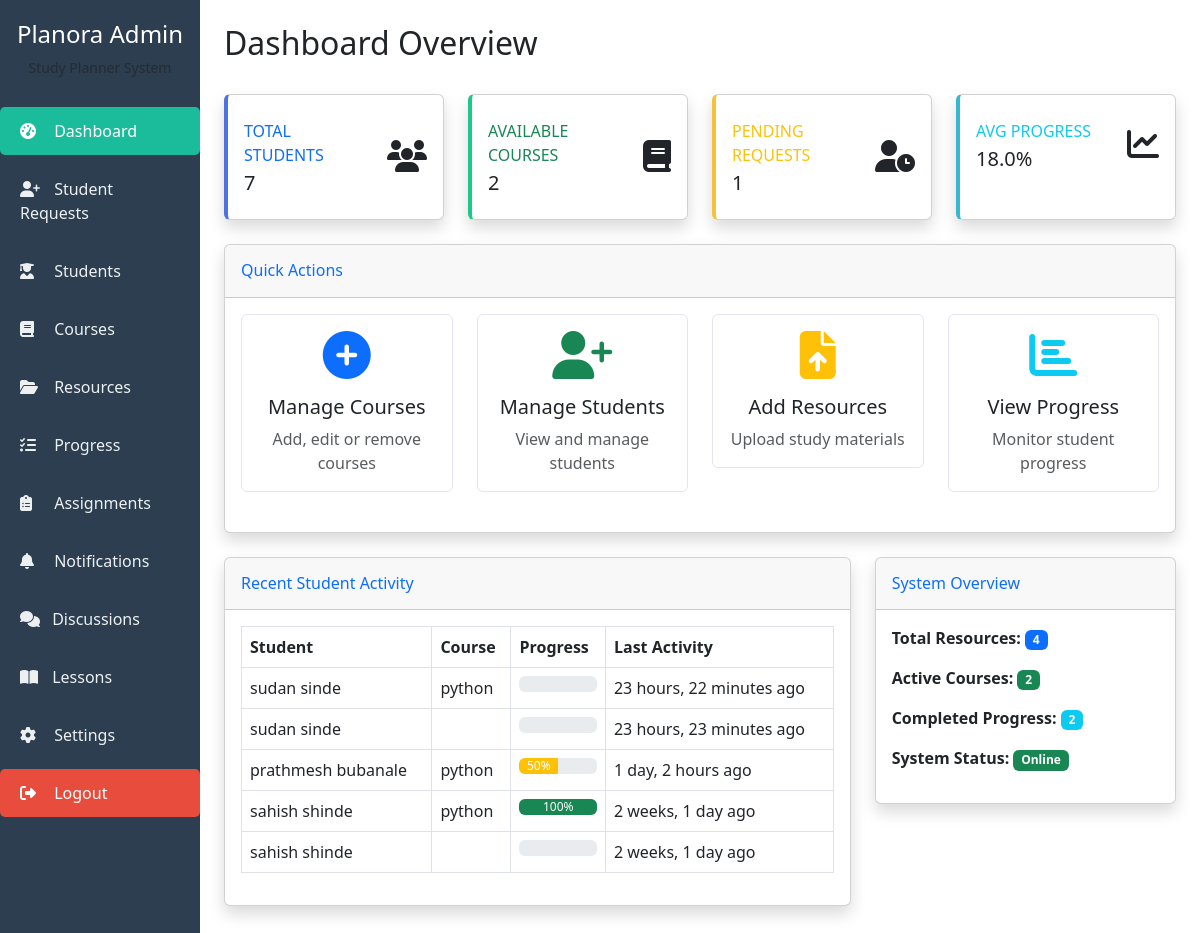
The page /admin_dashboard/ (signed in) on the database its author committed.
### core/models.py (models this page shows, shortened)
class Progress(models.Model):
    student = models.ForeignKey(StudentProfile, on_delete=models.CASCADE)
    course = models.ForeignKey(Course, on_delete=models.CASCADE, null=True, blank=True)
    percentage = models.IntegerField(default=0)
    completed_lessons = models.IntegerField(default=0)
    total_lessons = models.IntegerField(default=10)
    last_activity = models.DateTimeField(auto_now=True)
    notes = models.TextField(blank=True, null=True)
    class Meta:
        unique_together = ['student', 'course']

class StudentProfile(models.Model):
    user = models.OneToOneField(User, on_delete=models.CASCADE)
    age = models.PositiveIntegerField()
    mobile = models.CharField(max_length=10)
    courses = models.ManyToManyField(Course, blank=True)

class Course(models.Model):
    name = models.CharField(max_length=100)
    description = models.TextField(blank=True, null=True)

### core/views.py (the view)
# urls.py: path('admin_dashboard/', views.admin_dashboard, name='admin_dashboard'),
@login_required
def admin_dashboard(request):
    if not request.user.is_staff and not request.user.is_superuser:
        messages.error(request, "Access denied!")
        return redirect('home')
    pending_requests_count = StudentRequest.objects.filter(is_approved=False).count()
    total_students = StudentProfile.objects.count()
    total_courses = Course.objects.count()
    total_resources = Resource.objects.count()
    all_progress = Progress.objects.all()
    if all_progress.exists():
        avg_progress = round(all_progress.aggregate(Avg('percentage'))['percentage__avg'], 1)
    else:
        avg_progress = 0
    recent_progress = Progress.objects.select_related('student__user', 'course').order_by('-last_activity')[:5]
    context = {
        'pending_requests': pending_requests_count,
        'total_students': total_students,
        'total_courses': total_courses,
        'total_resources': total_resources,
        'avg_progress': avg_progress,
        'active_courses': total_courses,  # Assuming all courses are active
        'completed_progress': Progress.objects.filter(percentage=100).count(),
        'recent_progress': recent_progress,
    }
    return render(request, 'admin_panel/admin_dashboard.html', context)

### core/templates/admin_panel/admin_dashboard.html (shortened to what this page needs)
{% extends 'admin_panel/base_admin.html' %}
{% load static %}
{% block page_title %}Dashboard Overview{% endblock %}
{% block content %}
<div class="row">
    <div class="col-xl-3 col-md-6 mb-4">
        <div class="card border-left-primary shadow h-100 py-2">
            <div class="card-body">
                <div class="row no-gutters align-items-center">
                    <div class="col mr-2">
                        <div class="text-xs font-weight-bold text-primary text-uppercase mb-1">
                            Total Students</div>
                        <div class="h5 mb-0 font-weight-bold text-gray-800">{{ total_students|default:"0" }}</div>
                    </div>
                    <div class="col-auto">
                        <i class="fas fa-users fa-2x text-gray-300"></i>
                    </div>
                </div>
            </div>
        </div>
    </div>
    <div class="col-xl-3 col-md-6 mb-4">
        <div class="card border-left-success shadow h-100 py-2">
            <div class="card-body">
                <div class="row no-gutters align-items-center">
                    <div class="col mr-2">
                        <div class="text-xs font-weight-bold text-success text-uppercase mb-1">
                            Available Courses</div>
                        <div class="h5 mb-0 font-weight-bold text-gray-800">{{ total_courses|default:"0" }}</div>
                    </div>
                    <div class="col-auto">
                        <i class="fas fa-book fa-2x text-gray-300"></i>
                    </div>
                </div>
            </div>
        </div>
    </div>
    <div class="col-xl-3 col-md-6 mb-4">
        <div class="card border-left-warning shadow h-100 py-2">
            <div class="card-body">
                <div class="row no-gutters align-items-center">
                    <div class="col mr-2">
                        <div class="text-xs font-weight-bold text-warning text-uppercase mb-1">
                            Pending Requests</div>
                        <div class="h5 mb-0 font-weight-bold text-gray-800">{{ pending_requests|default:"0" }}</div>
                    </div>
                    <div class="col-auto">
                        <i class="fas fa-user-clock fa-2x text-gray-300"></i>
                    </div>
                </div>
            </div>
        </div>
    </div>
    <div class="col-xl-3 col-md-6 mb-4">
        <div class="card border-left-info shadow h-100 py-2">
            <div class="card-body">
                <div class="row no-gutters align-items-center">
                    <div class="col mr-2">
                        <div class="text-xs font-weight-bold text-info text-uppercase mb-1">
                            Avg Progress</div>
                        <div class="h5 mb-0 font-weight-bold text-gray-800">{{ avg_progress|default:"0" }}%</div>
                    </div>
                    <div class="col-auto">
                        <i class="fas fa-chart-line fa-2x text-gray-300"></i>
                    </div>
                </div>
            </div>
        </div>
    </div>
</div>
<div class="row">
    <div class="col-lg-12">
        <div class="card shadow mb-4">
            <div class="card-header py-3">
                <h6 class="m-0 font-weight-bold text-primary">Quick Actions</h6>
            </div>
            <div class="card-body">
                <div class="row">
                    <div class="col-lg-3 col-md-6 mb-4">
                        <a href="{% url 'admin_courses' %}" class="card action-card text-decoration-none">
                            <div class="card-body text-center">
                                <i class="fas fa-plus-circle fa-3x text-primary mb-3"></i>
                                <h5 class="card-title">Manage Courses</h5>
                                <p class="card-text text-muted">Add, edit or remove courses</p>
                            </div>
                        </a>
                    </div>
                    <div class="col-lg-3 col-md-6 mb-4">
                        <a href="{% url 'students' %}" class="card action-card text-decoration-none">
                            <div class="card-body text-center">
                                <i class="fas fa-user-plus fa-3x text-success mb-3"></i>
                                <h5 class="card-title">Manage Students</h5>
                                <p class="card-text text-muted">View and manage students</p>
                            </div>
                        </a>
                    </div>
                    <div class="col-lg-3 col-md-6 mb-4">
                        <a href="{% url 'resources' %}" class="card action-card text-decoration-none">
                            <div class="card-body text-center">
                                <i class="fas fa-file-upload fa-3x text-warning mb-3"></i>
                                <h5 class="card-title">Add Resources</h5>
                                <p class="card-text text-muted">Upload study materials</p>
                            </div>
                        </a>
                    </div>
                    <div class="col-lg-3 col-md-6 mb-4">
                        <a href="{% url 'student_progress' %}" class="card action-card text-decoration-none">
                            <div class="card-body text-center">
                                <i class="fas fa-chart-bar fa-3x text-info mb-3"></i>
                                <h5 class="card-title">View Progress</h5>
                                <p class="card-text text-muted">Monitor student progress</p>
                            </div>
                        </a>
                    </div>
                </div>
            </div>
        </div>
    </div>
</div>
<div class="row">
    <div class="col-lg-8">
        <div class="card shadow mb-4">
            <div class="card-header py-3">
                <h6 class="m-0 font-weight-bold text-primary">Recent Student Activity</h6>
            </div>
            <div class="card-body">
                <div class="table-responsive">
                    <table class="table table-bordered" width="100%" cellspacing="0">
                        <thead>
                            <tr>
                                <th>Student</th>
                                <th>Course</th>
                                <th>Progress</th>
                                <th>Last Activity</th>
                            </tr>
                        </thead>
                        <tbody>
                            {% for progress in recent_progress %}
                            <tr>
                                <td>{{ progress.student.user.get_full_name }}</td>
                                <td>{{ progress.course.name }}</td>
                                <td>
                                    <div class="progress">
                                        <div class="progress-bar {% if progress.percentage >= 80 %}bg-success{% elif progress.percentage >= 50 %}bg-warning{% else %}bg-danger{% endif %}"
                                             role="progressbar" style="width: {{ progress.percentage }}%">
                                            {{ progress.percentage }}%
                                        </div>
                                    </div>
                                </td>
                                <td>{{ progress.last_activity|timesince }} ago</td>
                            </tr>
                            {% endfor %}
                        </tbody>
                    </table>
                </div>
            </div>
        </div>
    </div>
    <div class="col-lg-4">
        <div class="card shadow mb-4">
            <div class="card-header py-3">
                <h6 class="m-0 font-weight-bold text-primary">System Overview</h6>
            </div>
            <div class="card-body">
                <div class="mb-3">
                    <strong>Total Resources:</strong>
                    <span class="float-right badge bg-primary">{{ total_resources|default:"0" }}</span>
                </div>
                <div class="mb-3">
                    <strong>Active Courses:</strong>
                    <span class="float-right badge bg-success">{{ active_courses|default:"0" }}</span>
                </div>
                <div class="mb-3">
                    <strong>Completed Progress:</strong>
                    <span class="float-right badge bg-info">{{ completed_progress|default:"0" }}</span>
                </div>
                <div class="mb-3">
                    <strong>System Status:</strong>
                    <span class="float-right badge bg-success">Online</span>
                </div>
            </div>
        </div>
    </div>
</div>
{% endblock %}

### core/templates/admin_panel/base_admin.html (shortened to what this page needs)
{% load static %}
<!DOCTYPE html>
<html lang="en">
<head>
    <link href="https://cdnjs.cloudflare.com/ajax/libs/font-awesome/6.4.0/css/all.min.css" rel="stylesheet">
    <link href="https://cdn.jsdelivr.net/npm/bootstrap@5.3.0/dist/css/bootstrap.min.css" rel="stylesheet">
</head>
<body>
    <div class="container-fluid">
        <div class="row">
            <div class="col-md-3 col-lg-2 sidebar">
                <div class="text-center mb-4">
                    <h4 class="text-white">Planora Admin</h4>
                    <p class="text-muted small">Study Planner System</p>
                </div>
                <nav class="nav flex-column">
                    <a class="nav-link {% if request.path == '/admin_dashboard/' %}active{% endif %}" href="{% url 'admin_dashboard' %}">
                        <i class="fas fa-tachometer-alt"></i> Dashboard
                    </a>
                    <a class="nav-link {% if request.path == '/student_requests/' %}active{% endif %}" href="{% url 'student_requests' %}">
                        <i class="fas fa-user-plus"></i> Student Requests
                    </a>
                    <a class="nav-link {% if request.path == '/students/' %}active{% endif %}" href="{% url 'students' %}">
                        <i class="fas fa-user-graduate"></i> Students
                    </a>
                    <a class="nav-link {% if request.path == '/admin_courses/' %}active{% endif %}" href="{% url 'admin_courses' %}">
                        <i class="fas fa-book"></i> Courses
                    </a>
                    <a class="nav-link {% if request.path == '/resources/' %}active{% endif %}" href="{% url 'resources' %}">
                        <i class="fas fa-folder-open"></i> Resources
                    </a>
                    <a class="nav-link {% if request.path == '/progress/' %}active{% endif %}" href="{% url 'student_progress' %}">
                        <i class="fas fa-tasks"></i> Progress
                    </a>
                    <a class="nav-link {% if request.path == '/admin_assignments/' %}active{% endif %}" href="{% url 'admin_assignments' %}">
                        <i class="fas fa-clipboard-list"></i> Assignments
                    </a>
                    <a class="nav-link {% if request.path == '/admin_notifications/' %}active{% endif %}" href="{% url 'admin_notifications' %}">
                        <i class="fas fa-bell"></i> Notifications
                    </a>
                    <li class="nav-item">
   <a class="nav-link {% if request.path == '/admin_discussions/' %}active{% endif %}" href="{% url 'admin_discussions' %}">
    <i class="fas fa-comments me-2"></i> Discussions
</a>
</li>
                    <a class="nav-link {% if request.path == '/admin_lessons/' %}active{% endif %}" href="{% url 'admin_lessons' %}">
    <i class="fas fa-book-open me-2"></i> Lessons
</a>
                    <a class="nav-link {% if request.path == '/admin_settings/' %}active{% endif %}" href="{% url 'admin_settings' %}">
                        <i class="fas fa-cog"></i> Settings
                    </a>
                    <a class="nav-link logout-btn" href="{% url 'admin_logout' %}">
                        <i class="fas fa-sign-out-alt"></i> Logout
                    </a>
                </nav>
            </div>
            <div class="col-md-9 col-lg-10 ml-sm-auto px-4 py-4">
                <div class="d-flex justify-content-between align-items-center mb-4">
                    <h2 class="text-dark">{% block page_title %}Admin Panel{% endblock %}</h2>
                </div>
                {% block content %}
                {% endblock %}
            </div>
        </div>
    </div>
</body>
</html>

### core/templates/admin_panel/base_admin.html (style rules this page uses)
.sidebar { background: #2c3e50; min-height: 100vh; padding: 20px 0; }
.sidebar .nav-link { color: #ecf0f1; padding: 12px 20px; margin: 5px 0; border-radius: 5px; }
.sidebar .nav-link:hover, .sidebar .nav-link.active { background: #1abc9c; color: white; }
.sidebar .nav-link i { width: 20px; margin-right: 10px; }
.logout-btn { background: #e74c3c; color: white !important; margin-top: 20px; }

### core/templates/admin_panel/admin_dashboard.html (style rules this page uses)
.action-card { transition: transform 0.3s ease, box-shadow 0.3s ease; border: 1px solid #e3e6f0; }
.border-left-primary { border-left: 4px solid #4e73df !important; }
.border-left-success { border-left: 4px solid #1cc88a !important; }
.border-left-warning { border-left: 4px solid #f6c23e !important; }
.border-left-info { border-left: 4px solid #36b9cc !important; }

### rows shown on the page
Progress: student.user.get_full_name "sudan sinde", course.name "python", last_activity "23 hours, 22 minutes"
Progress: student.user.get_full_name "sudan sinde", last_activity "23 hours, 23 minutes"
Progress: student.user.get_full_name "prathmesh bubanale", course.name "python", percentage "50", last_activity "1 day, 2 hours"
Progress: student.user.get_full_name "sahish shinde", course.name "python", percentage "100", last_activity "2 weeks, 1 day"
Progress: student.user.get_full_name "sahish shinde", last_activity "2 weeks, 1 day"

### other values the page prints
{{ total_students|default:"0" }} "7"
{{ total_courses|default:"0" }} "2"
{{ pending_requests|default:"0" }} "1"
{{ avg_progress|default:"0" }} "18.0"
{{ total_resources|default:"0" }} "4"
{{ active_courses|default:"0" }} "2"
{{ completed_progress|default:"0" }} "2"
